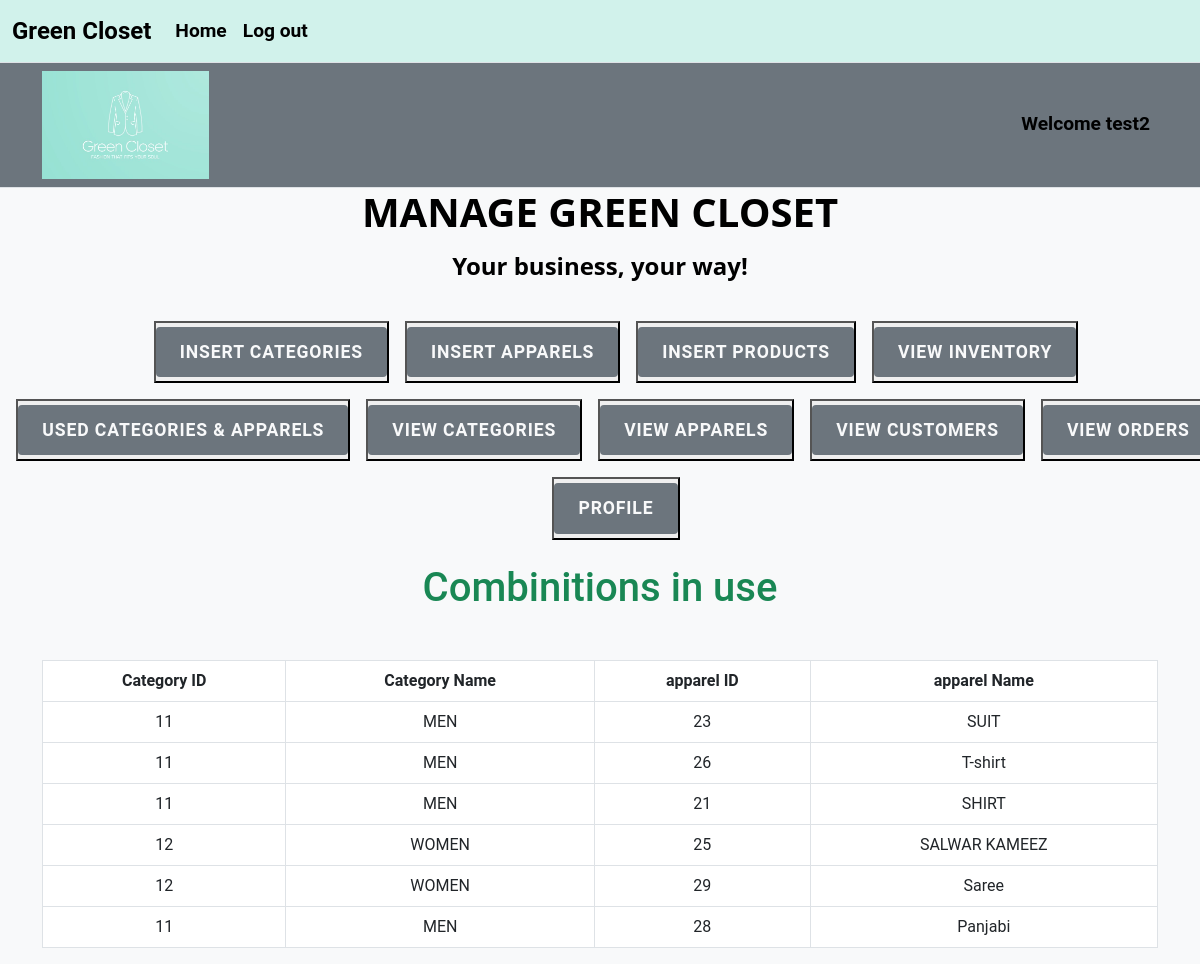
/Green-closet/admin_area/index.php?inlisted_cat_app (signed in), run on the app's committed database.
### tables this page shows
CREATE TABLE `categories` (
  `category_id` int(11) NOT NULL,
  `category_title` varchar(100) NOT NULL
);

CREATE TABLE `apparels` (
  `apparel_id` int(11) NOT NULL,
  `apparel_title` varchar(100) NOT NULL
);

### Green-closet/admin_area/inlisted_cat_app.php (the view)
<h1 class="text-center text-success">Combinitions in use</h1>
<table class="table table-bordered mt-5">
<thead class="bg-secondary text-light text-center">
    <tr>
        <th>Category ID</th>
        <th>Category Name</th>
        <th>apparel ID</th>
        <th>apparel Name</th>
    </tr>
    <tbody style="background-color: #eaf4f4; color: #333;">
    <?php
    $get_categories="select DISTINCT c.category_id, c.category_title, a.apparel_id, a.apparel_title from (categories c inner join products p on c.category_id=p.category_id ) inner join
    apparels a on a.apparel_id=p.apparel_id";
    $result=mysqli_query($con,$get_categories);
    while ($row=mysqli_fetch_assoc($result)){
        $category_id=$row['category_id'];
        $category_title=$row['category_title'];
        $apparel_id=$row['apparel_id'];
        $apparel_title=$row['apparel_title'];
        echo"
        <tr class='text-center'>
            <td>$category_id</td>
            <td>$category_title</td>
            <td>$apparel_id</td>
            <td>$apparel_title</td>
        </tr>";
    }?>
    </tbody>
</thead>
</table>

### Green-closet/style.css (style rules this page uses)
* { margin: 0; padding: 0; box-sizing: border-box; }

### Green-closet/admin_area/index.php (style rules this page uses)
body { background-color: #f8f9fa; font-family: 'Roboto', sans-serif; }
body { overflow x:hidden; }

### data on the page
categories: category_id "11", category_title "MEN", apparels.apparel_id "23", apparels.apparel_title "SUIT", apparels.apparel_id "26", apparels.apparel_title "T-shirt", apparels.apparel_id "21", apparels.apparel_title "SHIRT", apparels.apparel_id "28", apparels.apparel_title "Panjabi"
categories: category_id "12", category_title "WOMEN", apparels.apparel_id "25", apparels.apparel_title "SALWAR KAMEEZ", apparels.apparel_id "29", apparels.apparel_title "Saree"

### other printed values
$_SESSION['name'] "test2"
